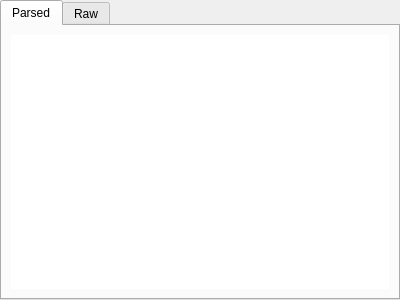
<?xml version="1.0" encoding="UTF-8"?>
<ui version="4.0">
 <class>ObjView</class>
 <widget class="QWidget" name="ObjView">
  <property name="geometry">
   <rect>
    <x>0</x>
    <y>0</y>
    <width>400</width>
    <height>300</height>
   </rect>
  </property>
  <property name="windowTitle">
   <string>Form</string>
  </property>
  <layout class="QVBoxLayout" name="verticalLayout_2">
   <property name="leftMargin">
    <number>0</number>
   </property>
   <property name="topMargin">
    <number>0</number>
   </property>
   <property name="rightMargin">
    <number>0</number>
   </property>
   <property name="bottomMargin">
    <number>0</number>
   </property>
   <item>
    <widget class="QTabWidget" name="tabWidget">
     <property name="currentIndex">
      <number>0</number>
     </property>
     <widget class="QWidget" name="parsedTab">
      <attribute name="title">
       <string>Parsed</string>
      </attribute>
      <layout class="QVBoxLayout" name="verticalLayout">
       <item>
        <widget class="ParseView" name="parseView">
         <property name="frameShape">
          <enum>QFrame::NoFrame</enum>
         </property>
        </widget>
       </item>
      </layout>
     </widget>
     <widget class="QWidget" name="rawTab">
      <attribute name="title">
       <string>Raw</string>
      </attribute>
      <layout class="QVBoxLayout" name="verticalLayout_3">
       <item>
        <widget class="RawView" name="rawView">
         <property name="frameShape">
          <enum>QFrame::NoFrame</enum>
         </property>
        </widget>
       </item>
      </layout>
     </widget>
    </widget>
   </item>
  </layout>
 </widget>
 <customwidgets>
  <customwidget>
   <class>ParseView</class>
   <extends>QTextBrowser</extends>
   <header>view/parseview.h</header>
  </customwidget>
  <customwidget>
   <class>RawView</class>
   <extends>QTextBrowser</extends>
   <header>view/rawview.h</header>
  </customwidget>
 </customwidgets>
 <resources/>
 <connections/>
</ui>
